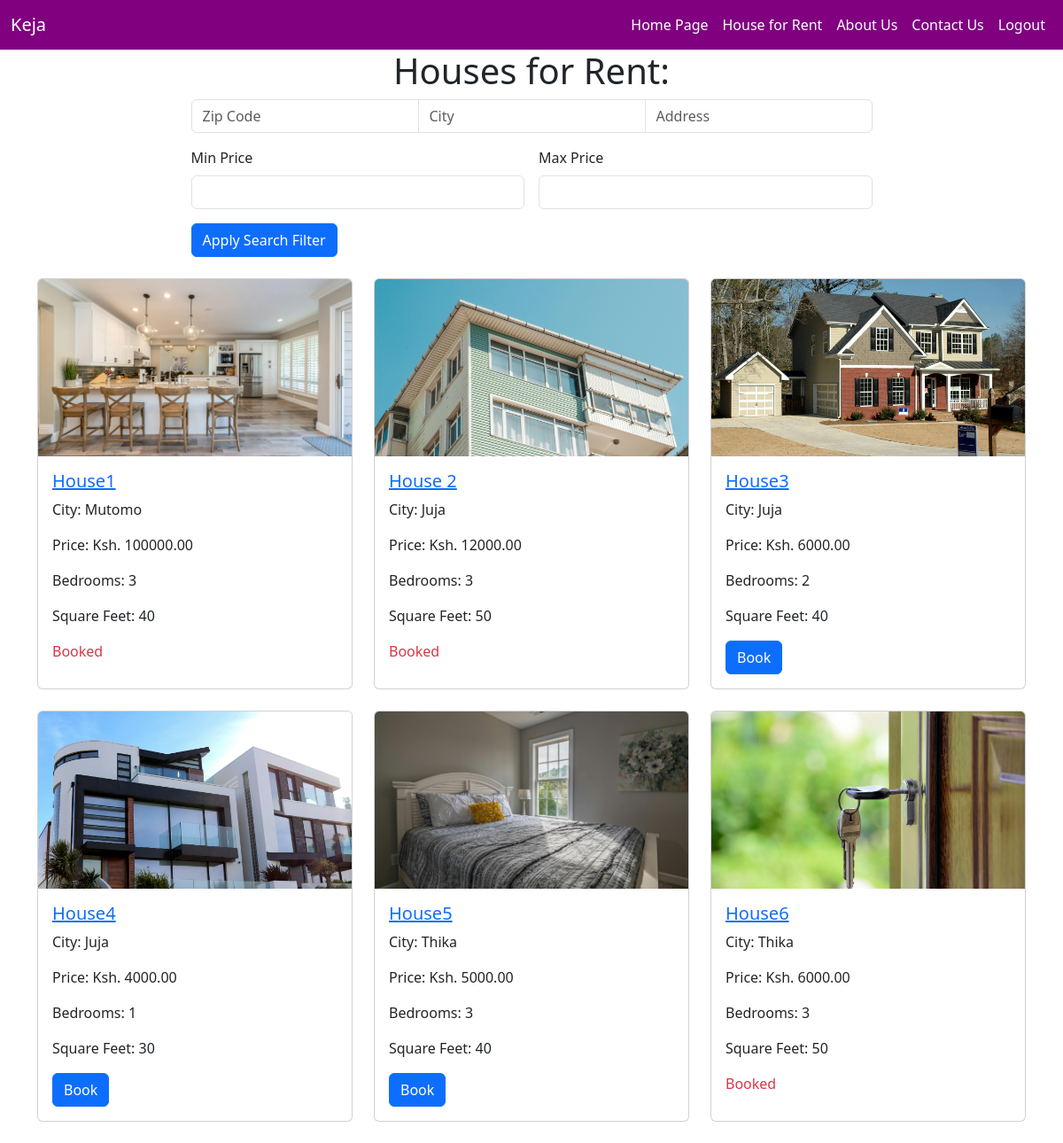
The page /products/ (signed in) on the database its author committed.
### product/models.py (models this page shows, shortened)
class Product(models.Model):
    title = models.CharField(max_length=200)
    description = models.TextField()
    price = models.DecimalField(max_digits=10, decimal_places=2)
    image = models.ImageField(upload_to=product_image_path, null=True, blank=True)
    city = models.CharField(max_length=100, blank=True, null=True)
    zip_code = models.CharField(max_length=10, blank=True, null=True)
    address = models.CharField(max_length=200, blank=True, null=True)
    num_bedrooms = models.PositiveIntegerField(blank=True, null=True)
    square_feet = models.PositiveIntegerField(blank=True, null=True)
    num_floors = models.PositiveIntegerField(blank=True, null=True)
    booked = models.BooleanField(default=False)

### product/views.py (the view)
# urls.py: path('products/', views.product_list, name='product_list'),
def product_list(request):
    products = Product.objects.all()
    products, form, price_filter_form = filter_products(request, products)
    paginator = Paginator(products, 6)  # Show 6 products per page
    page = request.GET.get('page', 1)
    try:
        paginated_products = paginator.page(page)
    except PageNotAnInteger:
        paginated_products = paginator.page(1)
    except EmptyPage:
        paginated_products = paginator.page(paginator.num_pages)
    return render(request, 'product_list.html', {
        'products': paginated_products,
        'form': form,
        'price_filter_form': price_filter_form
    })

### product/forms.py
class ProductSearchForm(forms.Form):
    zip_code = forms.CharField(required=False)
    city = forms.CharField(required=False)
    address = forms.CharField(required=False)

class PriceRangeFilterForm(forms.Form):
    min_price = forms.DecimalField(min_value=0, required=False, label="Minimum Price")
    max_price = forms.DecimalField(min_value=0, required=False, label="Maximum Price")

### templates/product_list.html (shortened to what this page needs)
{% extends 'base.html' %}
{% block content %}
    <h1 class="d-flex justify-content-center">Houses for Rent:</h1>
    <div class="d-flex justify-content-center mb-4">
        <form method="get">
            <div class="input-group mb-3">
                <input type="text" name="zip_code" class="form-control" placeholder="Zip Code" value="{{ request.GET.zip_code }}">
                <input type="text" name="city" class="form-control" placeholder="City" value="{{ request.GET.city }}">
                <input type="text" name="address" class="form-control" placeholder="Address" value="{{ request.GET.address }}">
            </div>
            <div class="row g-3">
                <div class="col-md-6">
                    <label for="price-min" class="form-label">Min Price</label>
                    <input type="number" name="min_price" class="form-control" id="price-min" min="0" max="1000000000" value="{{ request.GET.min_price }}">
                </div>
                <div class="col-md-6">
                    <label for="price-max" class="form-label">Max Price</label>
                    <input type="number" name="max_price" class="form-control" id="price-max" min="0" max="1000000000" value="{{ request.GET.max_price }}">
                </div>
                <div class="col-12">
                    <button type="submit" class="btn btn-primary">Apply Search Filter</button>
                </div>
            </div>
        </form>
    </div>
    <div class="container">
        <div class="row">
            {% if form.is_bound and form.is_valid %}
                {% for product in products %}
                    <div class="col-md-4 mb-4">
                        <div class="card h-100">
                            {% if product.image %}
                                <img src="{{ product.image.url }}" class="card-img-top" alt="{{ product.title }}" style="width: 100%; height: 200px; object-fit: cover;">
                            {% endif %}
                            <div class="card-body">
                                <h5 class="card-title"><a href="{% url 'product_detail' product.id %}">{{ product.title }}</a></h5>
                                <p class="card-text">City: {{ product.city }}</p>
                                <p class="card-text">Price: Ksh. {{ product.price }}</p>
                                <p class="card-text">Bedrooms: {{ product.num_bedrooms }}</p>
                                <p class="card-text">Square Feet: {{ product.square_feet }}</p>
                                {% if not product.booked %}
                                    <a href="{% url 'book_house' product.id %}" class="btn btn-primary">Book</a>
                                {% else %}
                                    <span class="text-danger">Booked</span>
                                {% endif %}
                            </div>
                        </div>
                    </div>
                {% endfor %}
            {% endif %}
        </div>
    </div>
{% endblock %}

### rows shown on the page
Product: image (picture), title "House1", city "Mutomo", price "100000.00", num_bedrooms "3", square_feet "40", booked "Booked"
Product: image (picture), title "House 2", city "Juja", price "12000.00", num_bedrooms "3", square_feet "50", booked "Booked"
Product: image (picture), title "House3", city "Juja", price "6000.00", num_bedrooms "2", square_feet "40", booked "Book"
Product: image (picture), title "House4", city "Juja", price "4000.00", num_bedrooms "1", square_feet "30", booked "Book"
Product: image (picture), title "House5", city "Thika", price "5000.00", num_bedrooms "3", square_feet "40", booked "Book"
Product: image (picture), title "House6", city "Thika", price "6000.00", num_bedrooms "3", square_feet "50", booked "Booked"
